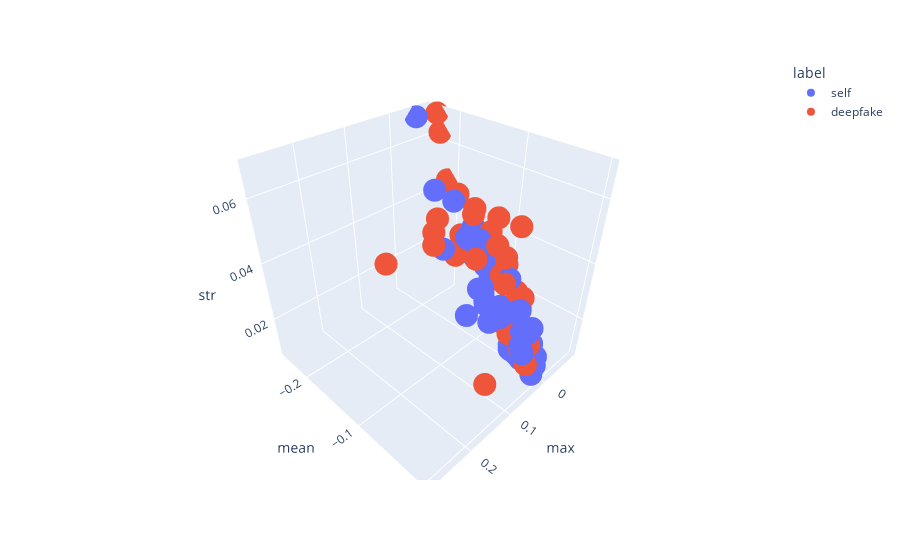

The code cell stored with this chart in its notebook:
### Code cell
fig = px.scatter_3d(data_, x= 'max', y="mean", z="str", color="label", size_max=3)
fig.show()
